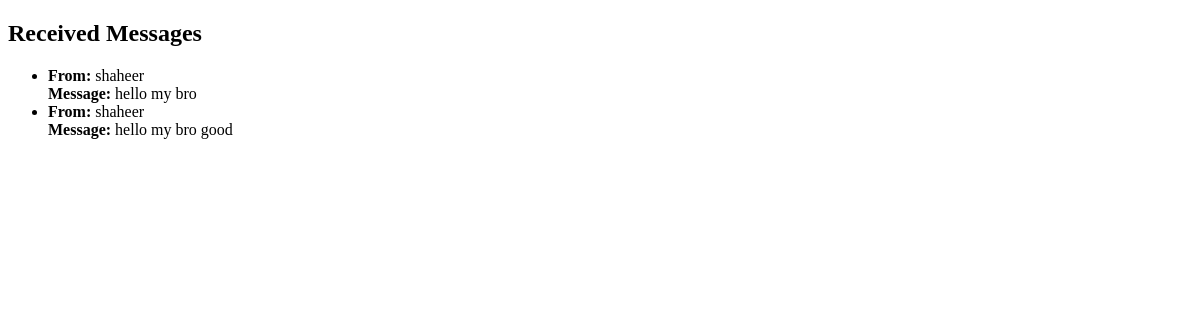
The page /view_messages/ali on the database as committed earlier.
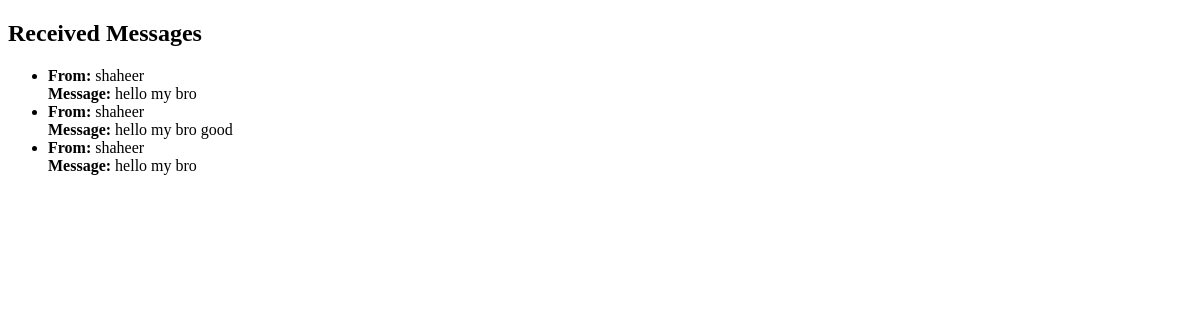
The same page on the database as committed later.
### tables this page shows
CREATE TABLE messages (
        id INTEGER PRIMARY KEY AUTOINCREMENT,
        sender_id INTEGER,
        receiver_id INTEGER,
        ciphertext TEXT,
        timestamp DATETIME DEFAULT CURRENT_TIMESTAMP
    );

CREATE TABLE users (
        id INTEGER PRIMARY KEY AUTOINCREMENT,
        username TEXT UNIQUE,
        password_hash TEXT,
        public_key TEXT,
        private_key TEXT
    );

### app.py (the view)
@app.route("/view_messages/<username>")
def view_messages(username):
    conn = sqlite3.connect("database.db")
    cursor = conn.cursor()
    cursor.execute("SELECT id, private_key FROM users WHERE username = ?", (username,))
    user = cursor.fetchone()
    if not user:
        return f"User '{username}' not found!"
    user_id, private_key = user
    cursor.execute("""
        SELECT m.ciphertext, u.username
        FROM messages m
        JOIN users u ON m.sender_id = u.id
        WHERE m.receiver_id = ?
    """, (user_id,))
    rows = cursor.fetchall()
    messages = []
    for ciphertext, sender_username in rows:
        decrypted = rsa_utils.decrypt_message(private_key, ciphertext)
        messages.append({"sender": sender_username, "content": decrypted})
    conn.close()
    return render_template("view_messages.html", messages=messages)

### crypto/rsa_utils.py (called while the page is built)
def decrypt_message(private_key_pem, ciphertext):
    private_key = serialization.load_pem_private_key(
        private_key_pem.encode(),
        password=None
    )
    decrypted = private_key.decrypt(
        bytes.fromhex(ciphertext),
        padding.OAEP(
            mgf=padding.MGF1(algorithm=hashes.SHA256()),
            algorithm=hashes.SHA256(),
            label=None
        )
    )
    return decrypted.decode()

### templates/view_messages.html (shortened to what this page needs)
<!DOCTYPE html>
<html>
<head>
</head>
<body>
<h2>Received Messages</h2>
<ul>
{% for msg in messages %}
    <li><strong>From:</strong> {{ msg.sender }} <br>
        <strong>Message:</strong> {{ msg.content }}
    </li>
{% endfor %}
</ul>
</body>
</html>

Rows that differ between the two databases and show on the page:
added messages: sender "shaheer", content "hello my bro"
